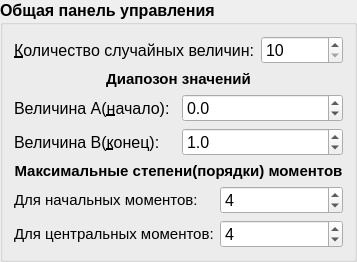
           <widget class="QGroupBox" name="groupBox">
            <property name="font">
             <font>
              <pointsize>12</pointsize>
              <weight>75</weight>
              <bold>true</bold>
             </font>
            </property>
            <property name="title">
             <string>Общая панель управления</string>
            </property>
            <layout class="QGridLayout" name="gridLayout_2">
             <item row="2" column="0">
              <layout class="QVBoxLayout" name="verticalLayout_4">
               <item>
                <widget class="QLabel" name="label_12">
                 <property name="font">
                  <font>
                   <pointsize>11</pointsize>
                   <weight>75</weight>
                   <bold>true</bold>
                  </font>
                 </property>
                 <property name="text">
                  <string>Максимальные степени(порядки) моментов</string>
                 </property>
                 <property name="alignment">
                  <set>Qt::AlignCenter</set>
                 </property>
                </widget>
               </item>
               <item>
                <layout class="QFormLayout" name="formLayout_2">
                 <item row="0" column="0">
                  <widget class="QLabel" name="label_13">
                   <property name="font">
                    <font>
                     <pointsize>11</pointsize>
                     <weight>50</weight>
                     <bold>false</bold>
                    </font>
                   </property>
                   <property name="text">
                    <string>Для начальных моментов:</string>
                   </property>
                   <property name="buddy">
                    <cstring>spinBoxMaxPowerBeginMoment</cstring>
                   </property>
                  </widget>
                 </item>
                 <item row="0" column="1">
                  <widget class="QSpinBox" name="spinBoxMaxPowerBeginMoment">
                   <property name="font">
                    <font>
                     <weight>50</weight>
                     <bold>false</bold>
                    </font>
                   </property>
                   <property name="minimum">
                    <number>1</number>
                   </property>
                   <property name="maximum">
                    <number>1000000000</number>
                   </property>
                   <property name="value">
                    <number>4</number>
                   </property>
                  </widget>
                 </item>
                 <item row="1" column="0">
                  <widget class="QLabel" name="label_14">
                   <property name="font">
                    <font>
                     <pointsize>11</pointsize>
                     <weight>50</weight>
                     <bold>false</bold>
                    </font>
                   </property>
                   <property name="text">
                    <string>Для центральных моментов:</string>
                   </property>
                   <property name="buddy">
                    <cstring>spinBoxMaxPowerCentralMoment</cstring>
                   </property>
                  </widget>
                 </item>
                 <item row="1" column="1">
                  <widget class="QSpinBox" name="spinBoxMaxPowerCentralMoment">
                   <property name="font">
                    <font>
                     <weight>50</weight>
                     <bold>false</bold>
                    </font>
                   </property>
                   <property name="minimum">
                    <number>2</number>
                   </property>
                   <property name="maximum">
                    <number>1000000000</number>
                   </property>
                   <property name="value">
                    <number>4</number>
                   </property>
                  </widget>
                 </item>
                </layout>
               </item>
              </layout>
             </item>
             <item row="1" column="0">
              <layout class="QVBoxLayout" name="verticalLayout_5">
               <item>
                <widget class="QLabel" name="label_5">
                 <property name="font">
                  <font>
                   <pointsize>11</pointsize>
                   <weight>75</weight>
                   <bold>true</bold>
                  </font>
                 </property>
                 <property name="text">
                  <string>Диапозон значений</string>
                 </property>
                 <property name="alignment">
                  <set>Qt::AlignCenter</set>
                 </property>
                </widget>
               </item>
               <item>
                <layout class="QHBoxLayout" name="horizontalLayout_2">
                 <item>
                  <widget class="QLabel" name="label_6">
                   <property name="font">
                    <font>
                     <weight>50</weight>
                     <bold>false</bold>
                    </font>
                   </property>
                   <property name="text">
                    <string>Величина A(&amp;начало):</string>
                   </property>
                   <property name="buddy">
                    <cstring>doubleSpinBoxValueBegin</cstring>
                   </property>
                  </widget>
                 </item>
                 <item>
                  <widget class="QDoubleSpinBox" name="doubleSpinBoxValueBegin">
                   <property name="font">
                    <font>
                     <weight>50</weight>
                     <bold>false</bold>
                    </font>
                   </property>
                   <property name="decimals">
                    <number>1</number>
                   </property>
                   <property name="minimum">
                    <double>-10000.000000000000000</double>
                   </property>
                   <property name="maximum">
                    <double>10000.000000000000000</double>
                   </property>
                   <property name="singleStep">
                    <double>0.500000000000000</double>
                   </property>
                  </widget>
                 </item>
                </layout>
               </item>
               <item>
                <layout class="QHBoxLayout" name="horizontalLayout_3">
                 <item>
                  <widget class="QLabel" name="label_7">
                   <property name="font">
                    <font>
                     <weight>50</weight>
                     <bold>false</bold>
                    </font>
                   </property>
                   <property name="text">
                    <string>Величина B(&amp;конец):</string>
                   </property>
                   <property name="buddy">
                    <cstring>doubleSpinBoxValueEnd</cstring>
                   </property>
                  </widget>
                 </item>
                 <item>
                  <widget class="QDoubleSpinBox" name="doubleSpinBoxValueEnd">
                   <property name="font">
                    <font>
                     <weight>50</weight>
                     <bold>false</bold>
                    </font>
                   </property>
                   <property name="decimals">
                    <number>1</number>
                   </property>
                   <property name="minimum">
                    <double>-10000.000000000000000</double>
                   </property>
                   <property name="maximum">
                    <double>10000.000000000000000</double>
                   </property>
                   <property name="singleStep">
                    <double>0.500000000000000</double>
                   </property>
                   <property name="value">
                    <double>1.000000000000000</double>
                   </property>
                  </widget>
                 </item>
                </layout>
               </item>
              </layout>
             </item>
             <item row="0" column="0">
              <layout class="QHBoxLayout" name="horizontalLayout">
               <item>
                <widget class="QLabel" name="label_4">
                 <property name="font">
                  <font>
                   <pointsize>12</pointsize>
                   <weight>50</weight>
                   <bold>false</bold>
                  </font>
                 </property>
                 <property name="text">
                  <string>&amp;Количество случайных величин:</string>
                 </property>
                 <property name="buddy">
                  <cstring>spinBoxValueN</cstring>
                 </property>
                </widget>
               </item>
               <item>
                <widget class="QSpinBox" name="spinBoxValueN">
                 <property name="font">
                  <font>
                   <weight>50</weight>
                   <bold>false</bold>
                  </font>
                 </property>
                 <property name="minimum">
                  <number>10</number>
                 </property>
                 <property name="maximum">
                  <number>1000000</number>
                 </property>
                 <property name="value">
                  <number>10</number>
                 </property>
                </widget>
               </item>
              </layout>
             </item>
            </layout>
           </widget>
